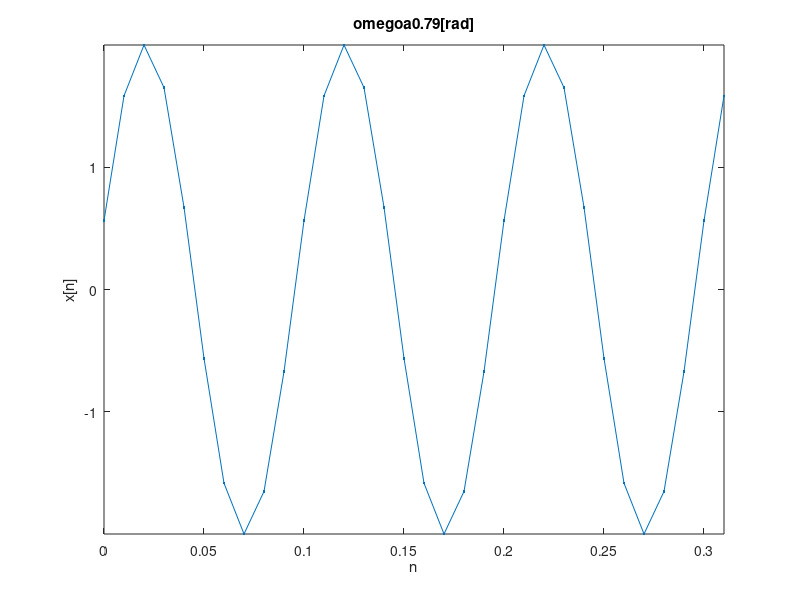

Write MATLAB code to recreate this figure.
close all
clear all
clc

Nx=32;
w=pi/4;
A=2;
fi=pi/11;
f=10;
Fs=100;
dt=1/Fs;


n=0:Nx-1;
dt=0:dt:(Nx-1)*dt;
x=A*sin(2*pi*f*dt+fi);

figure
    plot(dt,x, '.-')
    xlabel('n')
    ylabel('x[n]')
    title(['\omegoa' num2str(w,'%2.2f') '[rad]' ])
    axis tight
    
